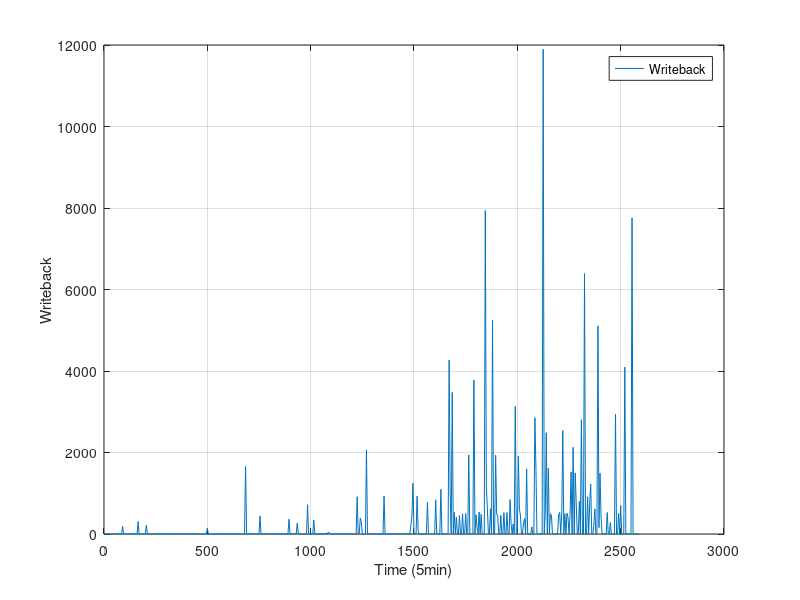

Here is the MATLAB script that generated this plot:
#! /usr/bin/octave -qf
fig = figure;
data = dlmread("finput.txt"," ");
size(data);
set(fig, "visible", "off");
time = data(:,1);
MemTotal = data(:,2);
MemFree = data(:,3);
Buffers = data(:,4);
Cached = data(:,5);
SwapCached = data(:,6);
Active = data(:,7);
Inactive = data(:,8);
SwapTotal = data(:,9);
SwapFree = data(:,10);
Dirty = data(:,11);
Writeback = data(:,12);
AnonPages = data(:,13);
Mapped = data(:,14);
Slab = data(:,15);
SReclaimable = data(:,16);
SUnreclaim = data(:,17);
PageTables = data(:,18);
NFS_Unstable = data(:,19);
Bounce = data(:,20);
WritebackTmp = data(:,21);
CommitLimit = data(:,22);
Committed_AS = data(:,23);
VmallocTotal = data(:,24);
VmallocUsed = data(:,25);
VmallocChunk = data(:,26);

plot(time,Writeback,";Writeback;"), grid

xlabel("Time (5min)");
ylabel("Writeback");
print("Writeback.png", "-dpng");
